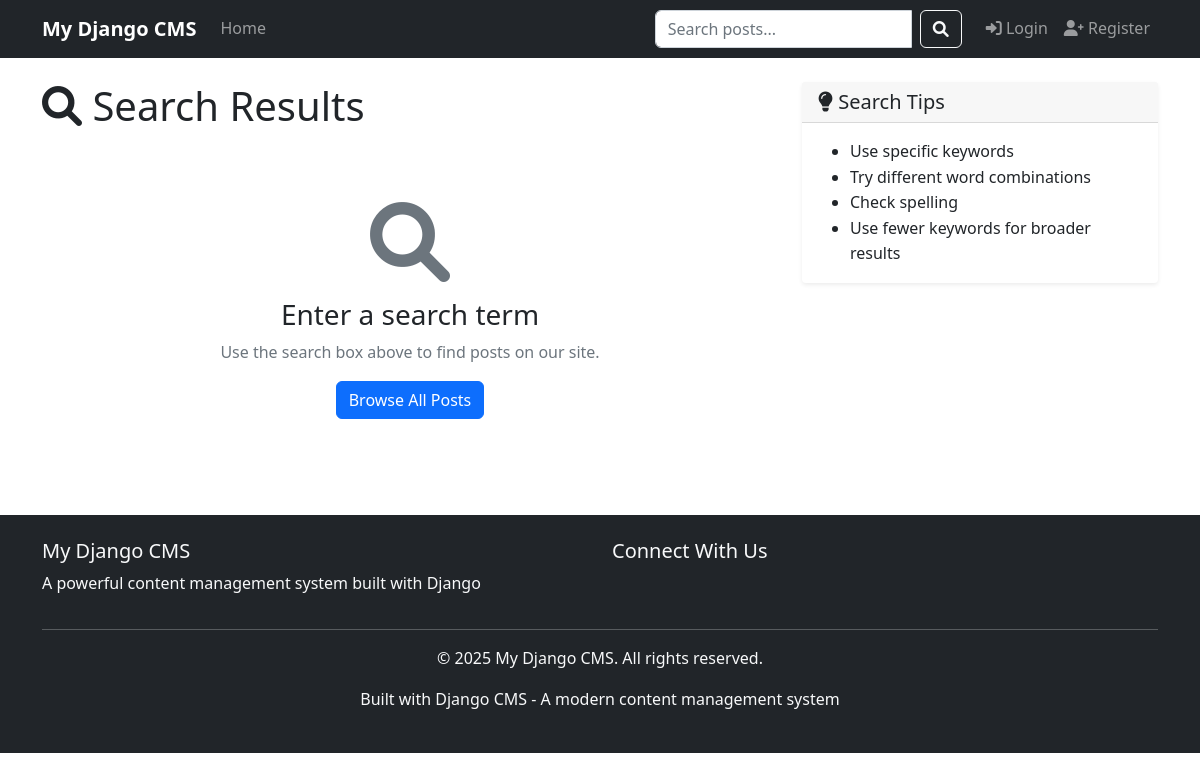
The app's page /search/ with its own data.
### cms/models.py (models this page shows, shortened)
class SiteSettings(models.Model):
    site_title = models.CharField(max_length=200, default="My CMS")
    site_description = models.TextField(blank=True)
    contact_email = models.EmailField(blank=True)
    social_facebook = models.URLField(blank=True)
    social_twitter = models.URLField(blank=True)
    social_instagram = models.URLField(blank=True)
    social_linkedin = models.URLField(blank=True)
    footer_text = models.TextField(blank=True)
    logo = models.ImageField(upload_to='site/', blank=True, null=True)
    favicon = models.ImageField(upload_to='site/', blank=True, null=True)
    class Meta:
        verbose_name = 'Site Settings'
        verbose_name_plural = 'Site Settings'

### cms/views.py (the view)
# urls.py: path('search/', views.search_posts, name='search'),
def search_posts(request):
    query = request.GET.get('q')
    if query:
        posts = Post.objects.filter(
            Q(title__icontains=query) | Q(content__icontains=query),
            status='published',
            publish_date__lte=timezone.now()
        ).select_related('author', 'category')
    else:
        posts = Post.objects.none()
    context = {
        'posts': posts,
        'query': query,
        'site_settings': get_site_settings(),
    }
    return render(request, 'cms/search_results.html', context)

### cms/views.py (called while the page is built)
def get_site_settings():
    try:
        return SiteSettings.objects.first()
    except SiteSettings.DoesNotExist:
        return None

### templates/cms/search_results.html (shortened to what this page needs)
{% extends 'base.html' %}
{% load static %}
{% block content %}
<div class="row">
    <div class="col-lg-8">
        <div class="mb-4">
            <h1><i class="fas fa-search"></i> Search Results</h1>
        </div>
        {% if posts %}
            <div class="row">
                {% for post in posts %}
                <div class="col-md-6 mb-4">
                    <div class="card h-100">
                        {% if post.featured_image %}
                        <img src="{{ post.featured_image.url }}" class="card-img-top" alt="{{ post.title }}" style="height: 200px; object-fit: cover;">
                        {% endif %}
                        <div class="card-body d-flex flex-column">
                            <h5 class="card-title">
                                <a href="{{ post.get_absolute_url }}" class="text-decoration-none">{{ post.title }}</a>
                            </h5>
                            <p class="card-text text-muted small">
                                <i class="fas fa-user"></i> {{ post.author.get_full_name|default:post.author.username }}
                                <i class="fas fa-calendar ms-2"></i> {{ post.publish_date|date:"M d, Y" }}
                                {% if post.category %}
                                <i class="fas fa-folder ms-2"></i>
                                <a href="{{ post.category.get_absolute_url }}" class="text-decoration-none">{{ post.category.name }}</a>
                                {% endif %}
                            </p>
                            <p class="card-text">{{ post.excerpt|truncatewords:20 }}</p>
                            <div class="mt-auto">
                                {% if post.tags.all %}
                                <div class="mb-2">
                                    {% for tag in post.tags.all %}
                                    <span class="badge bg-secondary me-1">{{ tag.name }}</span>
                                    {% endfor %}
                                </div>
                                {% endif %}
                                <a href="{{ post.get_absolute_url }}" class="btn btn-primary btn-sm">Read More</a>
                            </div>
                        </div>
                    </div>
                </div>
                {% endfor %}
            </div>
        {% else %}
            <div class="text-center py-5">
                <i class="fas fa-search fa-5x text-muted mb-3"></i>
                {% if query %}
                <h3>No results found</h3>
                <p class="text-muted">Sorry, no posts match your search for "{{ query }}". Try different keywords or browse our categories.</p>
                {% else %}
                <h3>Enter a search term</h3>
                <p class="text-muted">Use the search box above to find posts on our site.</p>
                {% endif %}
                <a href="{% url 'cms:post_list' %}" class="btn btn-primary">Browse All Posts</a>
            </div>
        {% endif %}
    </div>
    <div class="col-lg-4">
        <div class="sticky-top" style="top: 20px;">
            <div class="card mb-4">
                <div class="card-header">
                    <h5 class="mb-0"><i class="fas fa-lightbulb"></i> Search Tips</h5>
                </div>
                <div class="card-body">
                    <ul class="mb-0">
                        <li>Use specific keywords</li>
                        <li>Try different word combinations</li>
                        <li>Check spelling</li>
                        <li>Use fewer keywords for broader results</li>
                    </ul>
                </div>
            </div>
        </div>
    </div>
</div>
{% endblock %}

### templates/base.html (shortened to what this page needs)
<!DOCTYPE html>
<html lang="en">
<head>
    <link href="https://cdn.jsdelivr.net/npm/bootstrap@5.1.3/dist/css/bootstrap.min.css" rel="stylesheet">
    <link rel="stylesheet" href="https://cdnjs.cloudflare.com/ajax/libs/font-awesome/6.0.0/css/all.min.css">
    {% load static %}
    <link rel="stylesheet" href="{% static 'css/style.css' %}">
</head>
<body>
    <nav class="navbar navbar-expand-lg navbar-dark bg-dark">
        <div class="container">
            <a class="navbar-brand" href="{% url 'cms:post_list' %}">
                {% if site_settings.logo %}
                    <img src="{{ site_settings.logo.url }}" alt="{{ site_settings.site_title }}" height="30">
                {% else %}
                    {{ site_settings.site_title|default:"My CMS" }}
                {% endif %}
            </a>
            <div class="collapse navbar-collapse" id="navbarNav">
                <ul class="navbar-nav me-auto">
                    <li class="nav-item">
                        <a class="nav-link" href="{% url 'cms:post_list' %}">Home</a>
                    </li>
                </ul>
                <form class="d-flex me-3" method="get" action="{% url 'cms:search' %}">
                    <input class="form-control me-2" type="search" name="q" placeholder="Search posts..." value="{{ request.GET.q }}">
                    <button class="btn btn-outline-light" type="submit">
                        <i class="fas fa-search"></i>
                    </button>
                </form>
                <ul class="navbar-nav">
                    {% if user.is_authenticated %}
                        <li class="nav-item dropdown">
                            <a class="nav-link dropdown-toggle" href="#" id="navbarDropdown" role="button" data-bs-toggle="dropdown">
                                <i class="fas fa-user"></i> {{ user.first_name|default:user.username }}
                            </a>
                            <ul class="dropdown-menu">
                                <li><a class="dropdown-item" href="{% url 'cms:dashboard' %}">
                                    <i class="fas fa-tachometer-alt"></i> Dashboard
                                </a></li>
                                <li><a class="dropdown-item" href="{% url 'accounts:profile' %}">
                                    <i class="fas fa-user-edit"></i> Profile
                                </a></li>
                                <li><hr class="dropdown-divider"></li>
                                <li><a class="dropdown-item" href="{% url 'accounts:logout' %}">
                                    <i class="fas fa-sign-out-alt"></i> Logout
                                </a></li>
                            </ul>
                        </li>
                    {% else %}
                        <li class="nav-item">
                            <a class="nav-link" href="{% url 'accounts:login' %}">
                                <i class="fas fa-sign-in-alt"></i> Login
                            </a>
                        </li>
                        <li class="nav-item">
                            <a class="nav-link" href="{% url 'accounts:register' %}">
                                <i class="fas fa-user-plus"></i> Register
                            </a>
                        </li>
                    {% endif %}
                </ul>
            </div>
        </div>
    </nav>
    <main class="container my-4">
        {% block content %}{% endblock %}
    </main>
    <footer class="bg-dark text-light py-4 mt-5">
        <div class="container">
            <div class="row">
                <div class="col-md-6">
                    <h5>{{ site_settings.site_title|default:"My CMS" }}</h5>
                    {% if site_settings.site_description %}
                    <p>{{ site_settings.site_description }}</p>
                    {% endif %}
                </div>
                <div class="col-md-6">
                    <h5>Connect With Us</h5>
                </div>
            </div>
            <hr class="my-3">
            <div class="row">
                <div class="col-md-12 text-center">
                    <p>&copy; {% now "Y" %} {{ site_settings.site_title|default:"My CMS" }}. All rights reserved.</p>
                    {% if site_settings.footer_text %}
                    <p>{{ site_settings.footer_text }}</p>
                    {% endif %}
                </div>
            </div>
        </div>
    </footer>
</body>
</html>

### static/css/style.css (style rules this page uses)
body { font-family: 'Segoe UI', Tahoma, Geneva, Verdana, sans-serif; line-height: 1.6; }
.navbar-brand { font-weight: bold; }
.card { border: none; box-shadow: 0 0.125rem 0.25rem rgba(0, 0, 0, 0.075); transition: box-shadow 0.15s ease-in-out; }
.btn { border-radius: 0.375rem; font-weight: 500; }
.btn-primary { background-color: #0d6efd; border-color: #0d6efd; }
.card .card-body { border-radius: 0.375rem; }
.form-control[type="search"] { border-radius: 0.375rem 0 0 0.375rem; }
@media (min-width: 992px) { .sticky-top { position: sticky; z-index: 1020; } }

### records on screen
SiteSettings: site_title "My Django CMS", site_description "A powerful content management system built with Django", footer_text "Built with Django CMS - A modern content management system"
